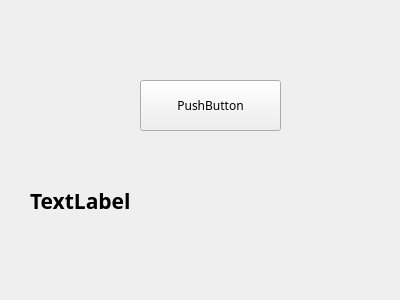
<?xml version="1.0" encoding="UTF-8"?>
<ui version="4.0">
 <class>Widget</class>
 <widget class="QWidget" name="Widget">
  <property name="geometry">
   <rect>
    <x>0</x>
    <y>0</y>
    <width>400</width>
    <height>300</height>
   </rect>
  </property>
  <property name="font">
   <font>
    <family>Nanum Gothic</family>
   </font>
  </property>
  <property name="windowTitle">
   <string>Widget</string>
  </property>
  <widget class="QPushButton" name="pushButton">
   <property name="geometry">
    <rect>
     <x>140</x>
     <y>80</y>
     <width>141</width>
     <height>51</height>
    </rect>
   </property>
   <property name="text">
    <string>PushButton</string>
   </property>
  </widget>
  <widget class="QLabel" name="label">
   <property name="geometry">
    <rect>
     <x>30</x>
     <y>160</y>
     <width>331</width>
     <height>81</height>
    </rect>
   </property>
   <property name="font">
    <font>
     <family>Adobe Arabic</family>
     <pointsize>16</pointsize>
     <weight>75</weight>
     <bold>true</bold>
    </font>
   </property>
   <property name="text">
    <string>TextLabel</string>
   </property>
  </widget>
 </widget>
 <layoutdefault spacing="6" margin="11"/>
 <resources/>
 <connections/>
</ui>
